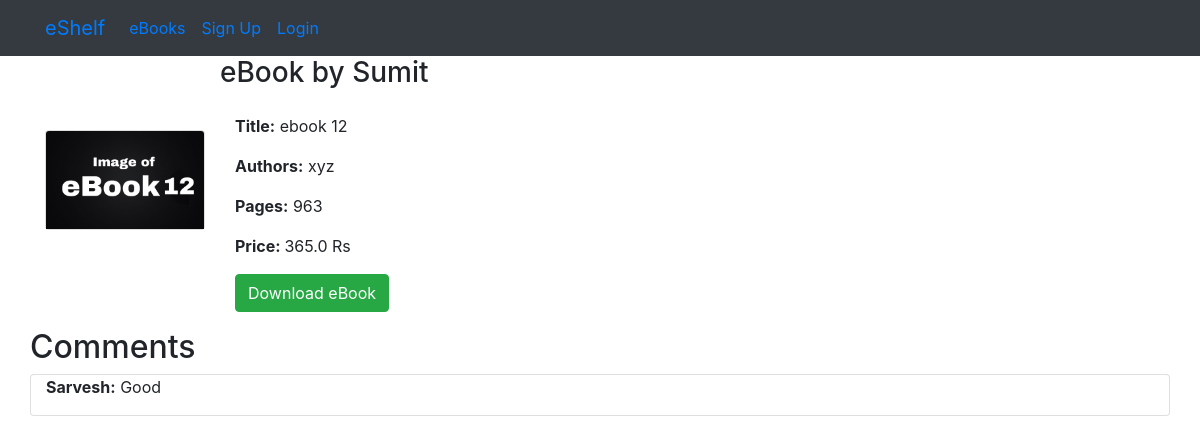
/ebook/41, run on the app's committed database.
### ebook/models.py (models this page shows, shortened)
class Ebook(models.Model):
    title = models.CharField(max_length=200)
    authors = models.CharField(max_length=255)
    pages = models.IntegerField()
    price = models.FloatField()
    image = models.FileField(upload_to='media/images/')
    ebook = models.FileField(upload_to='media/ebooks/')
    user= models.ForeignKey(User ,null=True,  on_delete=models.CASCADE )

class Comment(models.Model):
    body = models.TextField()
    pub_time = models.DateTimeField()
    user = models.ForeignKey(User, on_delete=models.CASCADE)
    ebook = models.ForeignKey(Ebook, on_delete=models.CASCADE)

### ebook/views.py (the view)
# urls.py: path('ebook/<int:ebook_id>', views.ebook, name='ebook'),
def ebook(request, ebook_id):
    ebook = get_object_or_404(Ebook, pk = ebook_id)
    comments = ebook.comment_set.all()
    return render(request, 'ebook/ebook.html', {
		'ebook' : ebook,
        'comments' : comments,
		})

### ebook/templates/ebook/ebook.html (shortened to what this page needs)
{% extends 'ebook/base.html' %}
{% block main %}
<div class="row">
    <span class="col-2"></span>
    <h3>eBook by {{ebook.user.username}}</h3>
</div>
<div class="row pt-3">
            <div class="col-md-2 pt-3">
                <a href="{% url 'ebook' ebook.id %}">
                    <div class="card">
                        <img class="card-img-top" src="{{ ebook.image.url }}">
                    </div>
                </a>
            </div>
    <div class="col-md-9">
        <p><strong>Title:</strong> {{ ebook.title }}</p>
        <p><strong>Authors:</strong> {{ ebook.authors }}</p>
        <p><strong>Pages:</strong> {{ ebook.pages }}</p>
        <p><strong>Price: </strong> {{ ebook.price }} Rs</p>
        <p><a class="btn btn-success" href="{{ ebook.ebook.url }}">Download eBook</a></p>
    </div>
</div>
<div class="row">
    <h2>Comments</h2>
    {% for comment in comments %}
        <div class="card col-12">
            <p><strong>{{ comment.user.username }}:</strong> {{ comment.body }}</p>
        </div>
    {% endfor %}
</div>
<div class="row">
    <div class="col-12">
    </div>
</div>
{% endblock main %}

### data on the page
Ebook: user.username "Sumit", image (picture), title "ebook 12", authors "xyz", pages "963", price "365.0"
Comment: user.username "Sarvesh", body "Good"
